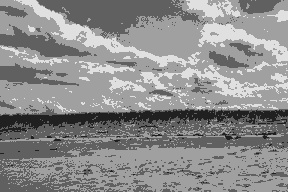
//> input picture assignment_1/source/test.jpg, 288 x 192 px
$ ./2-2 ../../assignment_1/source/test.jpg   (built with g++ and OpenCV 4)
//> lines starting //> are read from the running program, lines starting //| are printed output that depends on the picture
/**
 * Use grabcut to get foreground
 * Author: Alex Beng
*/
#include <bits/stdc++.h>
#include <opencv2/opencv.hpp>
using namespace std;
cv::Rect ROI; // grabcut 是对 ROI 进行提取前景的
bool drawing_ROI, selected;
cv::Mat image_for_draw;

// 添加 alpha 通道
cv::Mat AddAlpha(cv::Mat image, cv::Mat alpha) {
    std::vector<cv::Mat> channels;
    cv::split(image, channels);
    channels.push_back(alpha);
    cv::merge(channels, image);
    return image;
}

// 用于获得ROI的鼠标回调事件
void MouseHandler(int event, int x, int y, int flags, void *) {
    switch(event) {
    case CV_EVENT_LBUTTONDOWN:
        drawing_ROI = true;
        ROI = cv::Rect(x, y, 0, 0);
        break;
    case CV_EVENT_MOUSEMOVE:
        if (drawing_ROI) {
            ROI.width = x - ROI.x;
            ROI.height = y - ROI.y;
            cv::Mat t_with_rect = image_for_draw.clone();
            cv::rectangle(t_with_rect, ROI, cv::Scalar(0, 0, 255), 2);
            cv::imshow("2333", t_with_rect);
        }
        break;
    case CV_EVENT_LBUTTONUP:
        drawing_ROI = false;
        selected = true;
        if (ROI.width < 0) {
            ROI.x += ROI.width;
            ROI.width *= -1;
        }
        if (ROI.height < 0) {
            ROI.y += ROI.height;
            ROI.height *= -1;
        }
    }
}

// // 返回前景
cv::Mat ThresholdWithGrabcut(cv::Mat image, cv::Rect roi) {
    cv::Mat background, foreground;
    cv::Mat result;
    cv::grabCut(image, result, roi, background, foreground, 5, cv::GC_INIT_WITH_RECT);
    result = result == cv::GC_PR_FGD;
    return result;
}

int main(int argc, char const *argv[]) {
    if (argc != 2) {
        return -1;
    }

    cv::Mat image = cv::imread(argv[1]);
//> image is the input picture: 192 rows x 288 cols, CV_8UC3; min 24, max 231, mean 140.5
    cv::resize(image, image, cv::Size(240, 320));
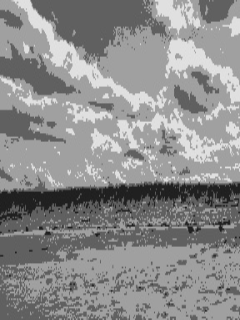
//> image: 320 rows x 240 cols, CV_8UC3; min 28, max 229, mean 140.5
    image_for_draw = image.clone();
    if (image.empty()) {
        return -1;
    }
    cv::namedWindow("2333");
    cv::imshow("2333", image);
    cv::setMouseCallback("2333", MouseHandler);

    while (1) {
        if (cv::waitKey() == 'p') {
//> the left mouse button is pressed at (60, 80)
//> the mouse is dragged to (120, 160)
//> the mouse is dragged to (180, 240)
//> call 3 of MouseHandler, with event = 0, x = 180, y = 240, flags = 1
//> in MouseHandler (call 3), `cv::rectangle(t_with_rect, ROI, cv::Scalar(0, 0, 255), 2);`:
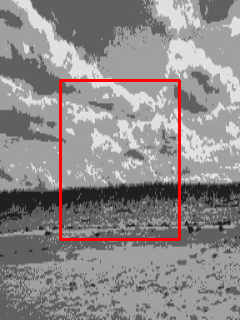
//> t_with_rect: 320 rows x 240 cols, CV_8UC3; mean B, G, R 137.5, 137.5, 143
//> the button is released at (180, 240)
//> the 'q' key is pressed
            cv::imshow("result", ThresholdWithGrabcut(image, ROI));
            cv::imwrite("result.png", AddAlpha(image, ThresholdWithGrabcut(image, ROI)));
            char t_char =  cv::waitKey(0);
            if (t_char == 'q') {
                cv::destroyAllWindows();
                return 0;
            }
        }
    }
    return 0;
}
